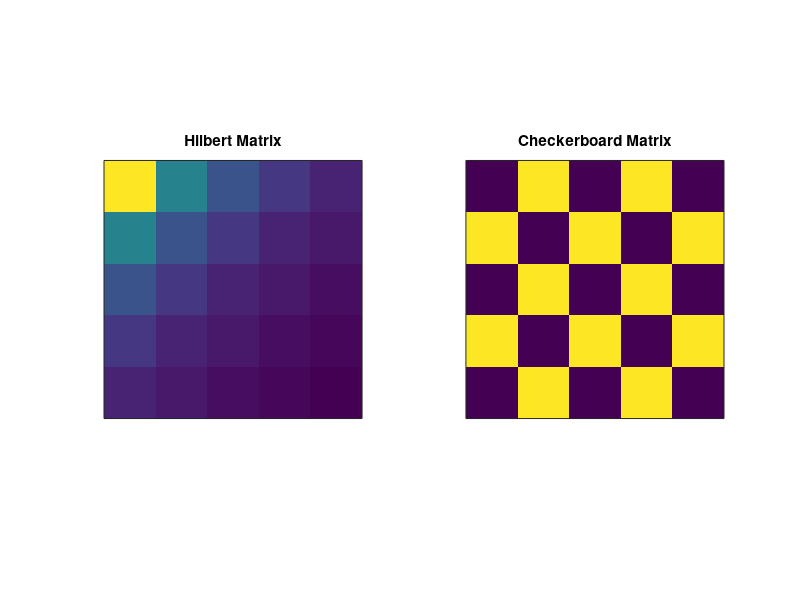

The MATLAB source for this figure:
%% Make a Hilbert Matrix

m = 5;
hilMat   = zeros(m);
checkMat = zeros(m);

for i=1:m
  for j=1:m
    den = i + j - 1;
    hilMat(i,j) = 1 / den;
    checkMat(i,j) = (-1) ^ den;
  end
end

figure(1), clf

subplot(121)
imagesc(hilMat)
axis square, title('Hilbert Matrix')
set(gca, 'xtick', [], 'ytick', [])

subplot(122)
imagesc(checkMat)
axis square, title('Checkerboard Matrix')
set(gca, 'xtick', [], 'ytick', [])
